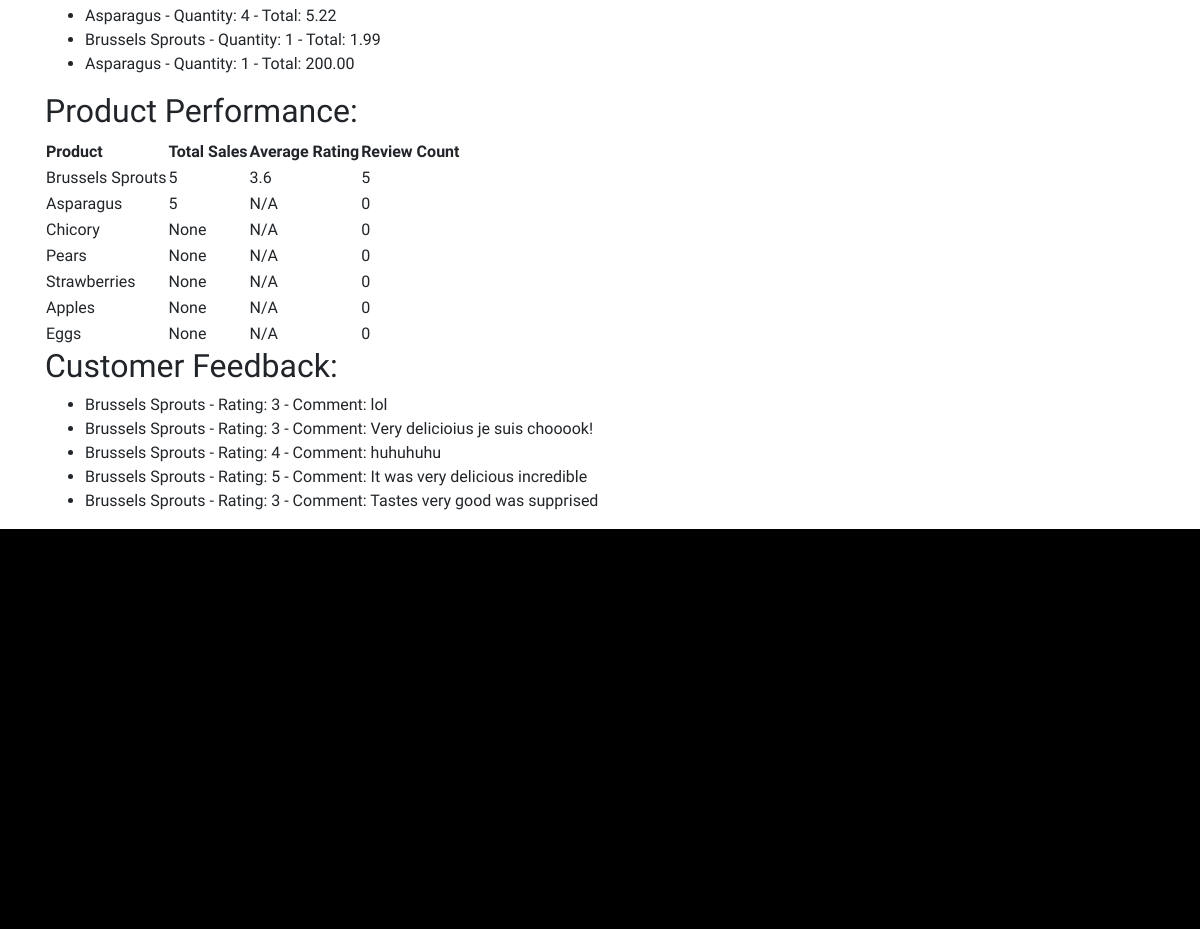
/accounts/11/dashboard/ (signed in, lower part), run on an earlier commit of the app's database.
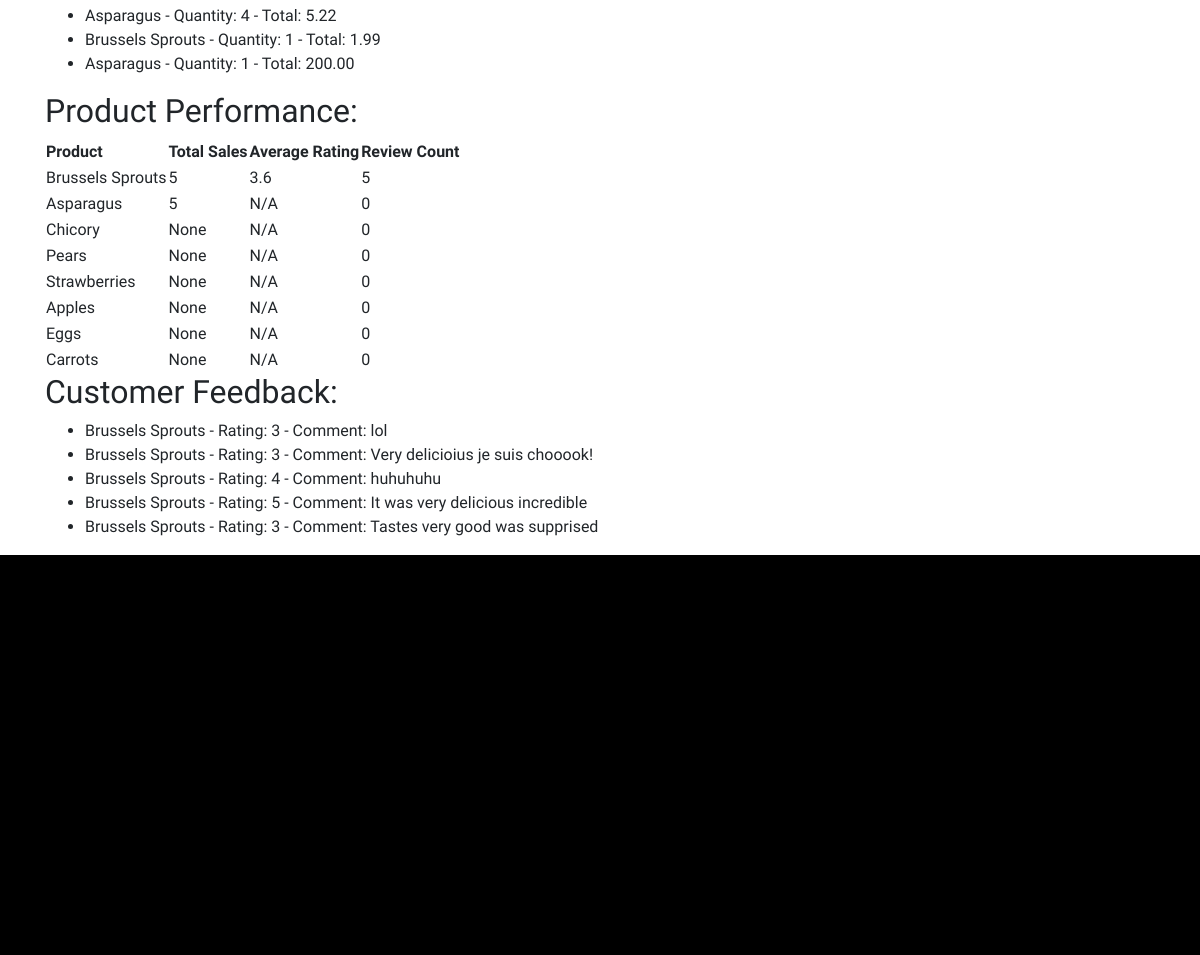
And on a later commit of the database.
### orders/models.py (models this page shows, shortened)
class OrderItem(models.Model):
    order = models.ForeignKey(Order, on_delete=models.CASCADE)
    product = models.ForeignKey(Product, on_delete=models.CASCADE)
    quantity = models.PositiveIntegerField(default=1, blank=True, null=True)
    total = models.DecimalField(max_digits=10, decimal_places=2, default="0.00")

### products/models.py (models this page shows, shortened)
class Product(models.Model):
    UNIT_CHOICES = [
        ("kg", "Kilogram"),
        ("piece", "Piece"),
    ]
    name = models.CharField(max_length=200)
    categories = models.ManyToManyField(Category, related_name="products")
    description = models.TextField(blank=True, null=True)
    price = models.DecimalField(max_digits=10, decimal_places=2, default=1.99)
    unit = models.CharField(max_length=10, choices=UNIT_CHOICES)
    available = models.BooleanField(default=True)
    date = models.DateTimeField(auto_now_add=True)
    seller = models.ForeignKey(User, on_delete=models.CASCADE)
    image = models.ImageField(upload_to="images/")
    avg_rating = models.DecimalField(max_digits=2, decimal_places=1, default=0)
    fatsecret_id = models.IntegerField(blank=True, null=True)

### reviews/models.py (models this page shows, shortened)
class Review(models.Model):
    RATING=[
        (0, "0"),
        (1, "1"),
        (2, "2"),
        (3, "3"),
        (4, "4"),
        (5, "5"),
    ]
    user = models.ForeignKey(User, on_delete=models.CASCADE)
    rating = models.IntegerField(default=0, choices=RATING, validators=[MinValueValidator(0), MaxValueValidator(5)])
    review = models.TextField()
    date = models.DateTimeField(auto_now_add=True)
    class Meta:
        abstract = True

class ProductReview(Review):
        product = models.ForeignKey(Product, on_delete=models.CASCADE, related_name="review_set")

### accounts/views.py (the view)
# urls.py: path("<int:pk>/dashboard/", views.Dashboard.as_view(), name="dashboard"),
class Dashboard(TemplateView):
    template_name = "accounts/dashboard.html"
    def get_context_data(self, **kwargs):
        context = super().get_context_data(**kwargs)
        farmer = self.request.user
        sales = OrderItem.objects.filter(
            product__seller=farmer
        ).values("order__order_date").annotate(total_sales=Sum("total"))
        data = {
            "labels": [sale["order__order_date"].strftime("%B %Y") for sale in sales],
            "data": [str(sale["total_sales"]) for sale in sales],
        }
        most_purchased_products = Product.objects.filter(orderitem__product__seller=farmer).annotate(total_quantity=Sum('orderitem__quantity')).order_by('-total_quantity')[:5]
        recent_orders = OrderItem.objects.filter(product__seller=farmer).order_by('-order__order_date')[:5]
        product_performance = Product.objects.filter(seller=farmer).annotate(
            total_sales=Sum('orderitem__quantity'),
            average_rating=Avg('review_set__rating'),
            review_count=Count('review_set'),
        )
        customer_feedback = ProductReview.objects.filter(product__seller=farmer).order_by('-date')[:5]
        context["farmer"] = farmer
        context["data"] = data
        context["top_products"] = most_purchased_products
        context["recent_orders"] = recent_orders
        context["product_performance"] = product_performance
        context["customer_feedback"] = customer_feedback
        return context

### accounts/templates/accounts/dashboard.html (shortened to what this page needs)
{% extends "base.html" %}
{% load bootstrap4 %}
{% block content %}
<div class="container">
    <ul>
      {% for order_item in recent_orders %}
        <li>{{ order_item.product.name }} - Quantity: {{ order_item.quantity }} - Total: {{ order_item.total }}</li>
      {% endfor %}
    </ul>
    <h2>Product Performance:</h2>
    <table>
      <tr>
        <th>Product</th>
        <th>Total Sales</th>
        <th>Average Rating</th>
        <th>Review Count</th>
      </tr>
      {% for product in product_performance %}
        <tr>
          <td>{{ product.name }}</td>
          <td>{{ product.total_sales }}</td>
          <td>{{ product.average_rating|default:"N/A" }}</td>
          <td>{{ product.review_count }}</td>
        </tr>
      {% endfor %}
    </table>
    <h2>Customer Feedback:</h2>
    <ul>
      {% for review in customer_feedback %}
        <li>{{ review.product.name }} - Rating: {{ review.rating }} - Comment: {{ review.review|default:"No comment" }}</li>
      {% endfor %}
    </ul>
</div>
{% endblock %}

### templates/base.html (shortened to what this page needs)
<!DOCTYPE html>
{% load static %}
{% load bootstrap4 %}
{% load view_breadcrumbs %}
<html>
    <head>
        <link rel="stylesheet" href="https://cdn.jsdelivr.net/npm/bootstrap@4.6.2/dist/css/bootstrap.min.css">
        <link rel="stylesheet" href="{% static 'farmfresh/css/master.css' %}">
        <link rel="stylesheet" href="https://unpkg.com/leaflet@1.9.4/dist/leaflet.css" />
        <link rel="stylesheet" href="https://unpkg.com/leaflet.awesome-markers/dist/leaflet.awesome-markers.css" />
    </head>
    <body>
        {% block content %}
        {% endblock %}
        <footer>
      </footer>
    </body>
</html>

### static/farmfresh/css/master.css (style rules this page uses)
body { font-family: 'Lexend', sans-serif; }
footer { width: 100%; height: 50vh; background-color: black; }

What changed in the data, as far as the page shows it:
added Product: name "Carrots", total_sales "None", average_rating "N/A", review_count "0"
